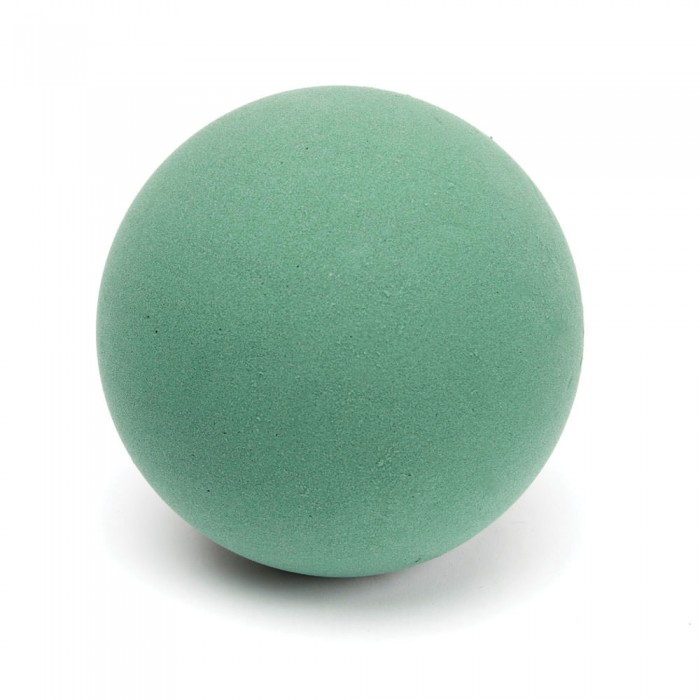
//> input picture resources/sample.jpg, 700 x 700 px
$ ./test_border   (built with g++ and OpenCV 4)
//> lines starting //> are read from the running program, lines starting //| are printed output that depends on the picture; after the words box and inside, x2 and y2 are one past the last pixel; in counts of white or black regions, pixels touching at a corner belong together
// [17 lines of licence text are left out]

#include <iostream>
#include <opencv2/opencv.hpp>

using namespace cv;

int
main(int argc, char* argv[])
{
    Mat src = imread("/home/jim/Github/pencil-drawing-filter/resources/sample.jpg", CV_LOAD_IMAGE_GRAYSCALE);
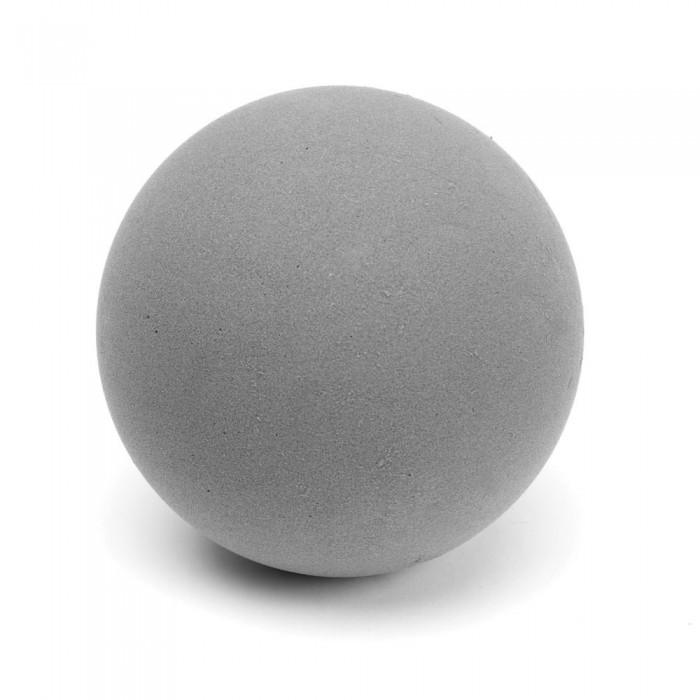
//> src: 700 rows x 700 cols, CV_8UC1; min 30, max 255, mean 209.1
    float ksize = 5;
    GaussianBlur(src, src, Size(ksize, ksize), 0, 0);

    Mat grad_x, grad_y;
    Mat abs_grad_x, abs_grad_y;
    Sobel(src, grad_x, CV_16S, 1, 0, 1, ksize, 0, BORDER_DEFAULT);
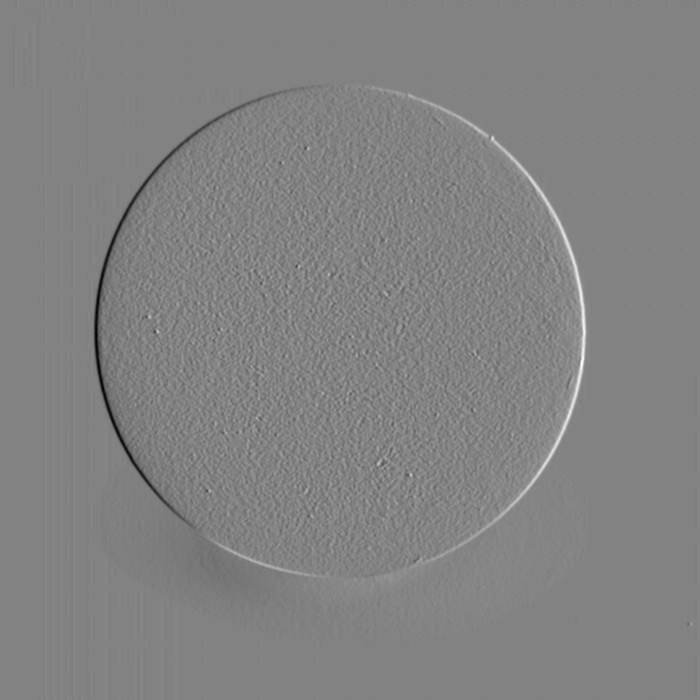
//> grad_x: 700 rows x 700 cols, CV_16SC1; min -235, max 225, mean 0; drawn with min black and max white
    convertScaleAbs(grad_x, abs_grad_x);
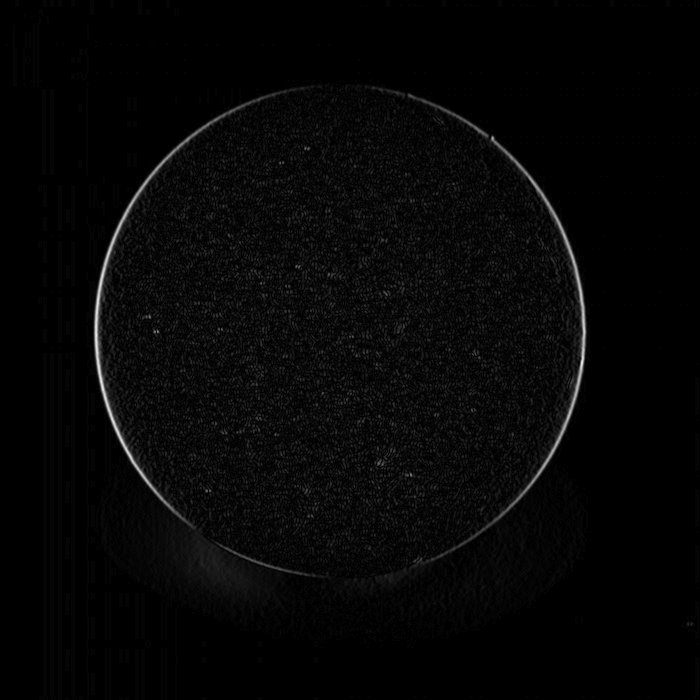
//> abs_grad_x: 700 rows x 700 cols, CV_8UC1; min 0, max 235, mean 6.3
    Sobel(src, grad_y, CV_16S, 0, 1, 1, ksize, 0, BORDER_DEFAULT );
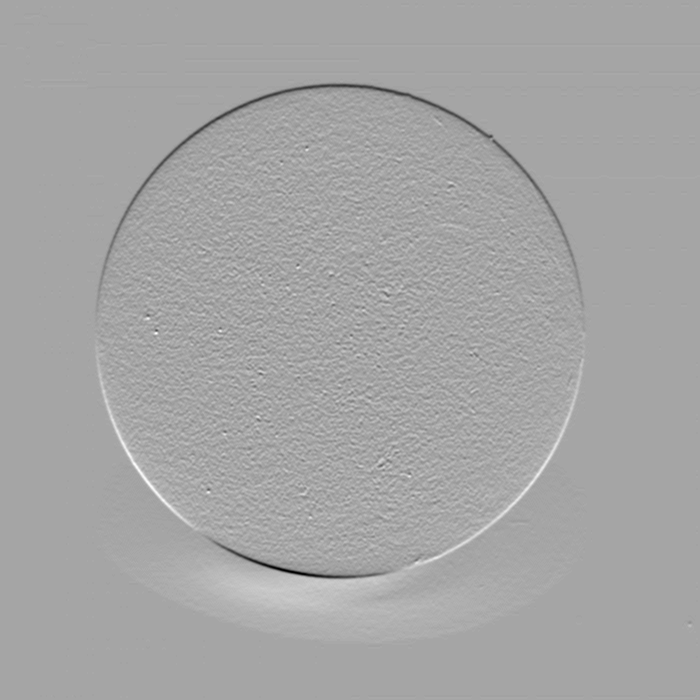
//> grad_y: 700 rows x 700 cols, CV_16SC1; min -270, max 145, mean 0; drawn with min black and max white
    convertScaleAbs(grad_y, abs_grad_y);
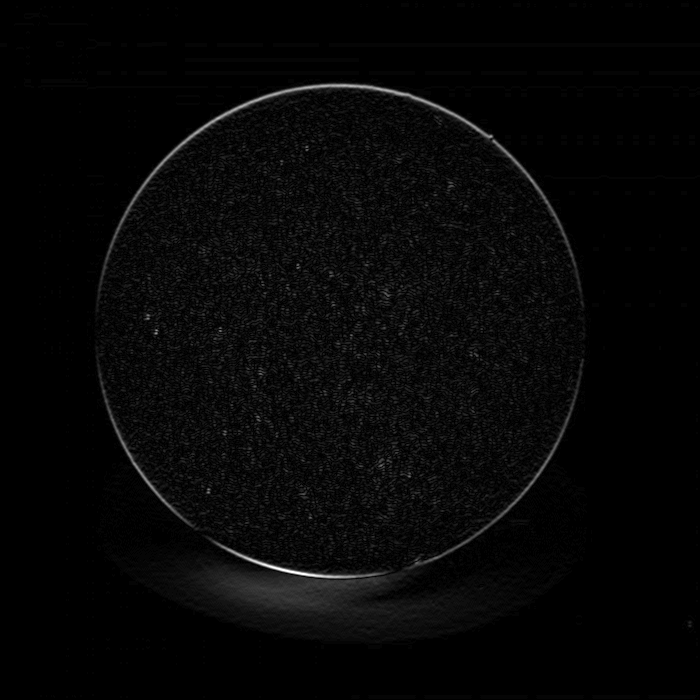
//> abs_grad_y: 700 rows x 700 cols, CV_8UC1; min 0, max 255, mean 6.6

    Mat dst1, dst2;
    addWeighted(abs_grad_x, 0.5, abs_grad_y, 0.5, 0, dst1);
    threshold(dst1, dst2, 80, 255, THRESH_BINARY | THRESH_OTSU);
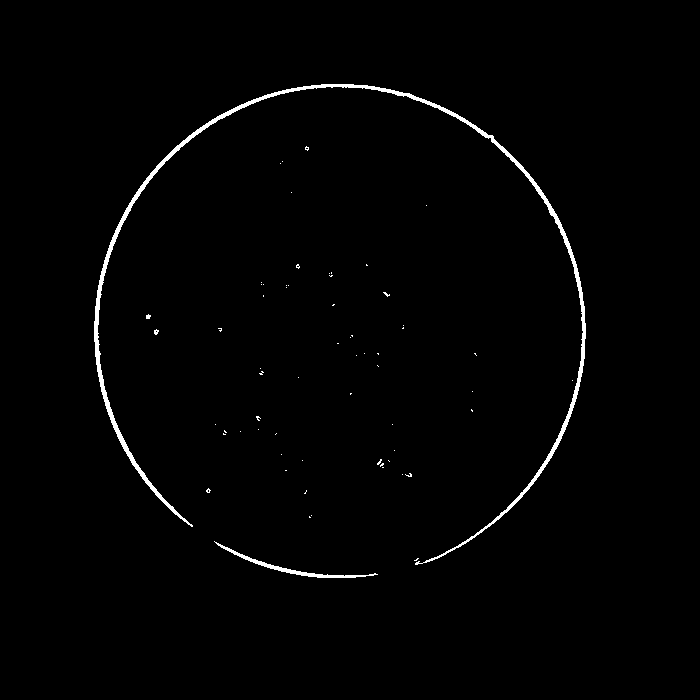
//> dst2: 700 rows x 700 cols, CV_8UC1; 1.2% white; 64 white regions (61 under 20 px), largest, box (x1, y1, x2, y2) and area: (94, 84, 586, 565) 5039, (214, 541, 378, 578) 552, (154, 329, 159, 335) 20
    cv::bitwise_not(dst2, dst2);
    imshow("Sobel_2", dst2);
    waitKey(0);

    return 0;
}
